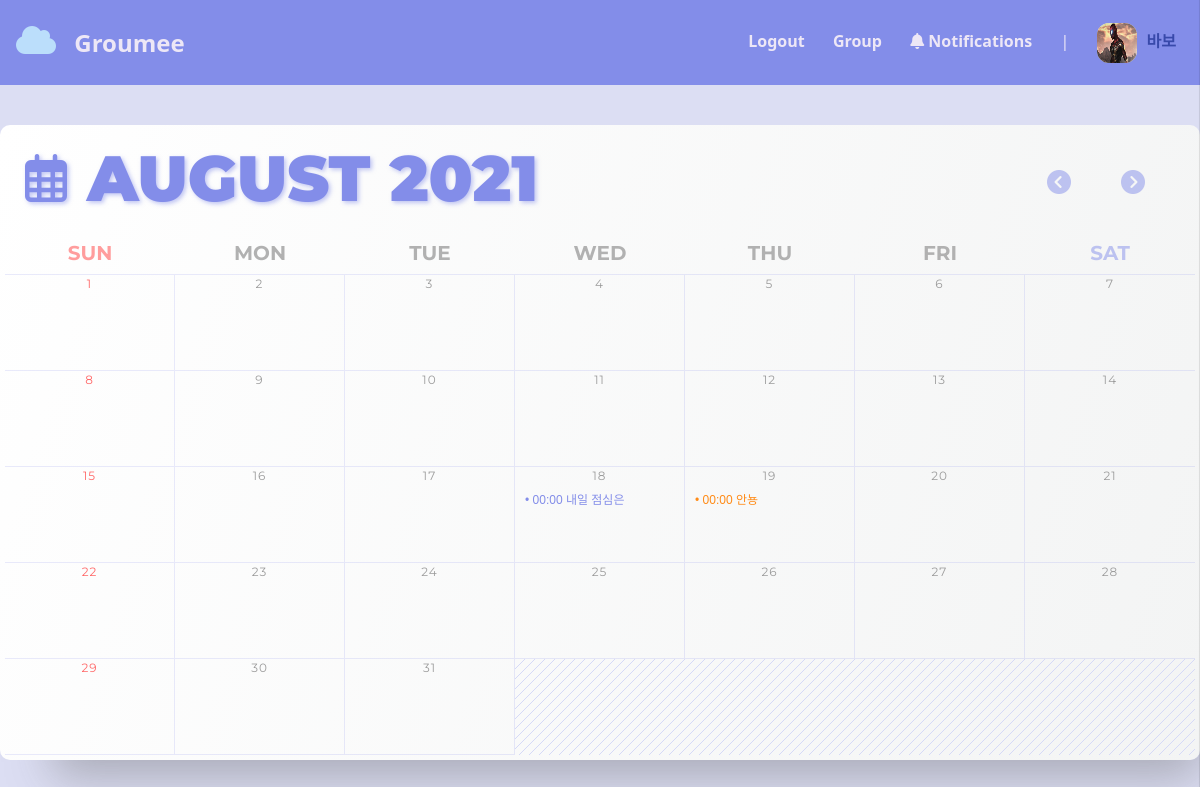
The app's page /usercalendar/ (signed in) with its own data.
### account/models.py (models this page shows)
class CustomUser(AbstractUser):
    nickname = models.CharField(max_length=15, primary_key=True)
    email = models.CharField(max_length=50, default='')
    profile = models.ImageField(blank=True, null=True, upload_to="images/")

### groupmeet/views.py (the view)
# urls.py: path('usercalendar/', views.userCalendar_view, name="userCalendar_view"),
def userCalendar_view(request):
   if request.user.is_authenticated:
      user = get_object_or_404(CustomUser, pk=request.user.nickname)
      today = get_date(request.GET.get('month'))
      prev_month_url = prev_month(today)
      next_month_url = next_month(today)
      cal = UserCalendar(today.year, today.month)
      cal = cal.formatmonth(withyear=True, user=user)
      cal = mark_safe(cal)
      form = UserScheduleCreationForm()
      invitedGroup = UserGroup.objects.filter(user=user, allowed=0)
      invitedGroup=list(invitedGroup)
      return render(request, 'userCalendar.html', {
                              'calendar' : cal,
                              'cur_year' : today.year,
                              'cur_month' : today.month,
                              'prev_month' : prev_month_url,
                              'next_month' : next_month_url,
                              'form' : form,
                              'invitedGroup':invitedGroup
                              })
   else:
      return render(request,'forbidden.html')

### groupmeet/calendar.py (called while the page is built)
    def is_full(self, day):         # 그 날 일정들이 꽉 찼는지. 꽉 찼으면 True를 리턴
        for i in self.schedule_line_per_day[day]:
            if i == True:   # True가 하나라도 있다면 일정들이 꽉 찬 게 아니므로 False를 리턴
                return False
        return True         # 전부다 False일 때는 일정들이 꽉 찬거니까 True를 리턴

    def formatmonth(self, withyear=True, user=None):
        cal = f'<div class="calendar-container">\n'
        cal += f'{self.formatmonthname(self.year, self.month, withyear=withyear)}\n'       # 영어로 몇 월인지, 몇 년도인지에 대한 문자열
        cal += '<div class="calendar">\n<span class="day-name weekend" id="sunday">SUN</span><span class="day-name">MON</span><span class="day-name">TUE</span><span class="day-name">WED</span><span class="day-name">THU</span><span class="day-name">FRI</span><span class="day-name weekend">SAT</span>'
        for index, week in enumerate(self.monthdays2calendar(self.year, self.month)):
            cal += f'{self.formatweek(week, index + 1, user)}\n'
        st = ''
        for text in self.long_events:
            st += text
        return cal + f'{st}</div></div>'

    def formatmonthname(self, theyear, themonth, withyear=True):
        if withyear:
            s = '%s %s' % (MONTH_NAME[themonth], theyear)
        else:
            s = '%s' % MONTH_NAME[themonth]
        return '<div class="calendar-header"><h1 class="%s"><i class="far fa-calendar-alt"></i>%s</h1>' % (self.cssclass_month_head, s) + '<div class="header-body"><i onclick="go_prev_month();" class="fas fa-chevron-circle-left go-prev"></i>' + ' <i onclick="go_next_month();" class="fas fa-chevron-circle-right go-next"></i></div></div>\n'

    def formatweek(self, theweek, week_num, user):         # week_num : 그 달의 몇 번째 주인지
        week = ''
        for d, weekday in theweek:              # d : 몇일인지(5일, 15일..) weekday : 요일(0=sun, 6=sat)
            week += self.formatday(d, week_num, user)
        return f'{week}'

### groupmeet/views.py (called while the page is built)
def get_date(request_day):
   if request_day:
      year, month = (int(x) for x in request_day.split('-'))
      return datetime.date(year, month, day=1)
   return datetime.datetime.today()

### groupmeet/templates/userCalendar.html (shortened to what this page needs)
{% extends 'base.html' %}
{% load static %}
{% block extrahead %}
<link rel="stylesheet" href='{% static "css/usercalendar.css" %}' />
{% endblock %}
{% block content %}
    <div class="main-section">
      {{calendar}}
    </div>
    {% endblock %}

### calendarproject/templates/base.html (shortened to what this page needs)
<!DOCTYPE html>
<html lang="ko">
{%load static%}
<head>
    <link href="https://cdn.jsdelivr.net/npm/bootstrap@5.0.2/dist/css/bootstrap.min.css" rel="stylesheet" />
    <link rel="stylesheet" href='{% static "css/base.css" %}' />
    {% block extrahead %} {% endblock %}
</head>
<body>
    <nav class="navbar">
        <div class="nav_logo">
            {% if user.is_authenticated %}
            <a href="{% url 'userCalendar_view' %}"><i class="fas fa-cloud"></i> Groumee</a>
            {% endif %}
        </div>
        <div class="profile">
            {% if user.is_authenticated %}
            <a href="{% url 'logout' %}">
                <span class="profile">Logout</span>
            </a>
            <a href="{% url 'getuserGroupList' %}">
                <span class="profile">Group</span>
            </a>
            <span class="profile icon" id="bell"><i class="far fa-bell"></i> Notifications</span>
            <span class="profile space">|</span>
            <span class="profile user-icon">
                {% if user.profile %}
                    <img class="profile_img" src="{{user.profile.url}}" alt="">
                {% else %}
                <i class="fas fa-user"></i>
                {% endif %}
                <span class="user-nickname"> {{user.nickname}}</span>
            </span>
            {% endif %}
        </div>
    </nav>
    {% block content %}
    {% endblock %}
</body>
</html>

### groupmeet/static/css/base.css (style rules this page uses)
.navbar { display: flex; background: #838de9; }
.nav_logo { margin:1rem; }
.fa-cloud { font-size:2rem; color:#bbdefb; margin-right:0.75rem; }
.nav_logo > a { font-size:1.5rem; font-weight: 800; text-decoration-line: none; color: #ede7f6; }
.profile { margin:0.75rem; }
.profile > a { font-size:1rem; font-weight: 800; text-decoration-line: none; color: #ede7f6; }
.profile > i { font-size:1rem; font-weight: 800; color: #ede7f6; }
.profile_img { display: inline; width:40px; height:40px; border-radius: 30%; background: #f1f4ff; }
.profile > span { font-size:1rem; font-weight: 600; color: #ede7f6; }
.user-nickname { color:#3849aa !important; font-family: 'Ubuntu', sans-serif; margin-left:5px; }
.icon { cursor: pointer; }
.space { font-weight: 400 !important; }

### groupmeet/static/css/usercalendar.css (style rules this page uses)
* { box-sizing: border-box; }
html, body { height: 100% !important; margin: 0 !important; }
body { background-color: #dcdef3 !important; display: flex; flex-direction: column; }
.main-section { font-family: 'Noto Sans KR', sans-serif; flex: 1; display: flex; align-items: center; justify-content: center; }
.calendar-container { padding: 5px; width: 90%; margin: auto; overflow: hidden; -webkit-box-shadow: 27px 43px 43px -26px rgba(89,89,89,0.39); -moz-box-shadow: 27px 43px 43px -26px rgba(89,89,89,0.39); box-shadow: 27px 43px 43px -26px rgba(89,89,89,0.39); border-radius: 10px; background: linear-gradient(287deg, rgba(255,255,255,1) 0%, rgba(243,244,244,1) 0%, rgba(255,255,255,1) 100%); min-width: 1200px; text-align : center; }
.calendar-header { display: flex; }
.calendar-header .month { display: flex; font-family: 'Montserrat', sans-serif; font-size: 4rem !important; color: #838de9; font-weight: 900; width: 70%; padding: 10px; align-items: center; justify-content: flex-start; text-shadow:rgba(131, 141, 233, 0.5) 2px 2px 4px; }
.calendar-header .month .fa-calendar-alt { font-size: 3rem !important; margin-left: 10px; margin-right: 20px; }
.calendar-header .header-body { width: 30%; display: flex; align-items: center; justify-content: flex-end; padding-right: 25px; }
.go-prev, .go-next { color: rgba(131, 141, 233, 0.5); font-size: 1.5rem; margin: 0 25px; transition: all .2s; }
.calendar { display: grid; width: 100%; grid-template-columns: repeat(7, minmax(120px, 1fr)); grid-template-rows: 40px; grid-auto-rows: 96px; position: relative; background-color: transparent; }
.calendar .day-name { font-family: 'Montserrat', sans-serif; color: #b1b1b1; text-transform: uppercase; padding: 0.25vw; text-align: center; font-size: 1.25rem; text-align: center; border-bottom: 1px solid rgba(131, 141, 233, 0.18); font-weight: 700; position: relative; }
.calendar .weekend { color: rgba(131, 141, 233, 0.5); }
#sunday { color: rgb(255, 157, 157) !important; }
.day { font-family: 'Montserrat', sans-serif; background-color: transparent; border-bottom: 1px solid rgba(131, 141, 233, 0.18); border-right: 1px solid rgba(131, 141, 233, 0.18); text-align: center; padding: 0px 20px; letter-spacing: 1px; font-size: 0.75rem; box-sizing: border-box; color: #9c9c9c; position: relative; z-index: 2; }
.day:nth-of-type(7n + 7) { border-right: 0; }
.day:nth-of-type(n + 1):nth-of-type(-n + 7) { grid-row: 2; }
.day:nth-of-type(n + 8):nth-of-type(-n + 14) { grid-row: 3; }
.day:nth-of-type(n + 15):nth-of-type(-n + 21) { grid-row: 4; }
.day:nth-of-type(n + 22):nth-of-type(-n + 28) { grid-row: 5; }
.day:nth-of-type(n + 29):nth-of-type(-n + 35) { grid-row: 6; }
.day:nth-of-type(7n + 1) { grid-column: 1/1; color: rgb(255, 103, 103); }
.day:nth-of-type(7n + 2) { grid-column: 2/2; }
.day:nth-of-type(7n + 3) { grid-column: 3/3; }
.day:nth-of-type(7n + 4) { grid-column: 4/4; }
.day:nth-of-type(7n + 5) { grid-column: 5/5; }
.day:nth-of-type(7n + 6) { grid-column: 6/6; }
.day:nth-of-type(7n + 7) { grid-column: 7/7; }
.calendar .day-disabled { background-image: url(../img/day-disable.png); }
.long-event-container, .short-event-container { height: 100px; background-color: transparent; position: relative; text-align: start; font-size: 0.75rem; overflow: hidden; z-index: 1; }
.event-header, .first-event, .second-event, .third-event { height: 22px; margin-bottom: 2px; overflow: hidden; padding-left: 10px; }

### calendarproject/templates/base.html (style rules this page uses)
a:link { text-decoration-line: none; color: #ede7f6; }

### records on screen
CustomUser: profile (picture), nickname "바보"

### other values on screen
{{ calendar }} "AUGUST 2021 SUN MON TUE WED THU FRI SAT 1 2 3 4 5 6 7 8 9 10 11 12 13 14 15 16 17 18 19 20 21 22 23 24 25 26 27 28 29 30 31 • 00:00 내일 점심은 • 00:00 안뇽"
